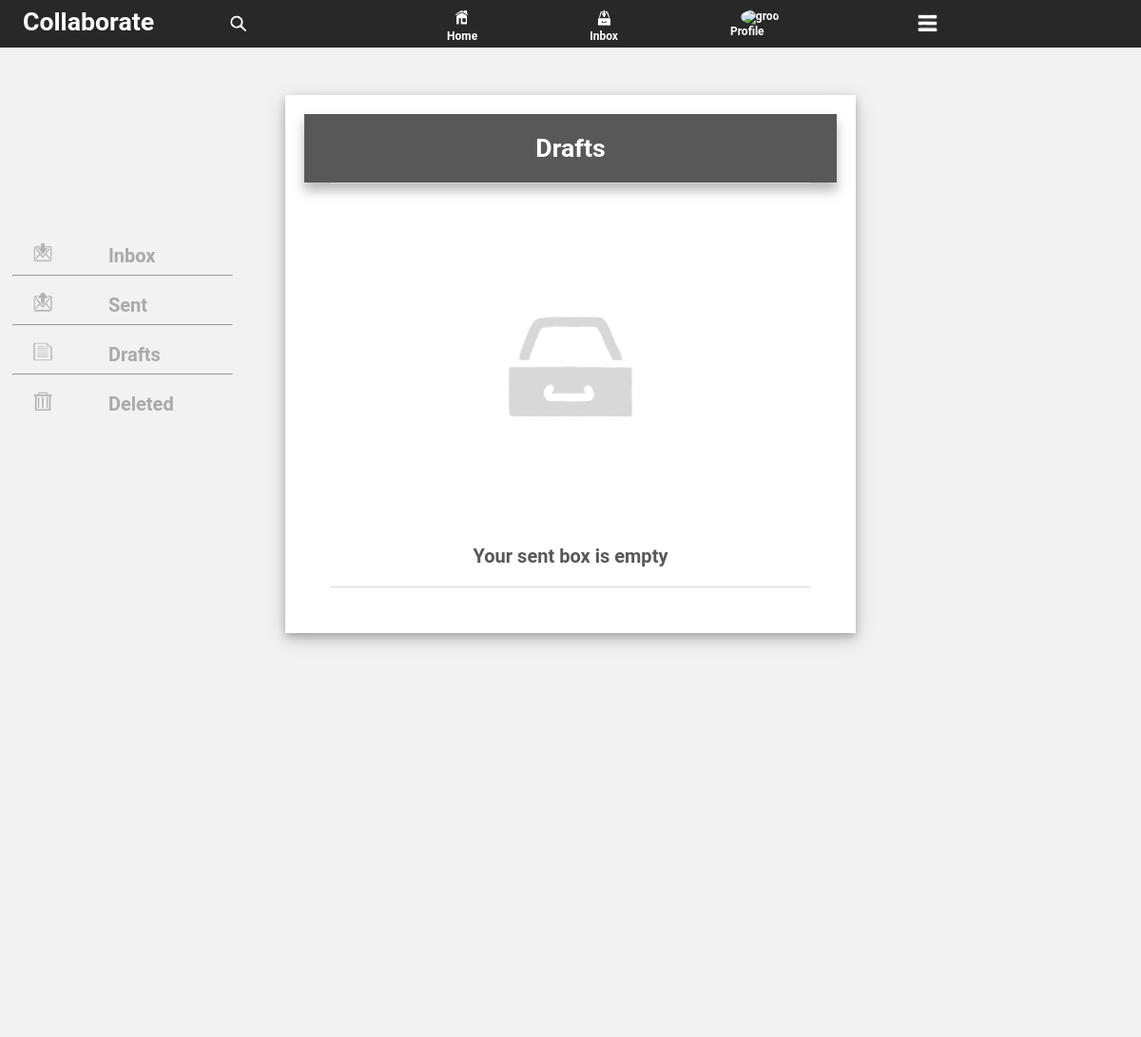
The app's page /inc/draft.php (signed in, upper part), older data.
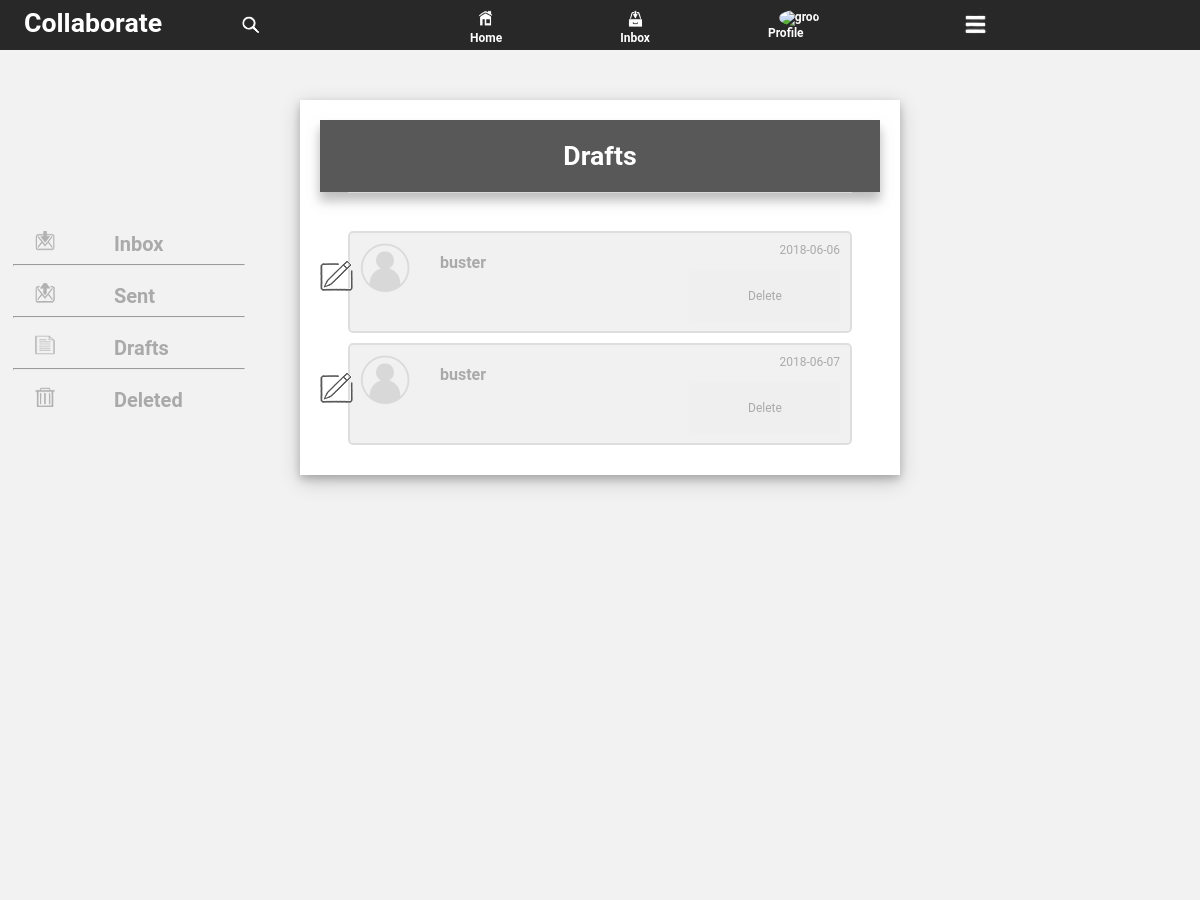
The same page, newer data.
### tables this page shows
CREATE TABLE `pvt_messages` (
  `id` int(11) NOT NULL,
  `to_user` varchar(50) NOT NULL,
  `from_user` varchar(50) NOT NULL,
  `date` date NOT NULL,
  `subject` varchar(255) NOT NULL,
  `message` text NOT NULL,
  `draft` enum('0','1') NOT NULL,
  `opened` enum('0','1') NOT NULL,
  `recipientDelete` enum('0','1') NOT NULL,
  `senderDelete` enum('0','1') NOT NULL
);

### inc/connect.php (the view, shortened to what this page needs)
<?php
function Connect()
{
	$servername = "localhost";
	$db = "collaborate";
    $username = "users";
    $password = "users";
	$port = 3306;
    $conn = mysqli_connect($servername,$username, $password, $db, $port);
    if (!$conn)
	{
        die("Connection failed: " . mysqli_connect_error());
    }
	else
	{
		return $conn;
	}
}
function GetMessages($messages, $x)
{
	try
	{
		$con = Connect();
		if ($get_messages = mysqli_query($con, $messages))
		{
			if($numrows_read = mysqli_num_rows($get_messages) > 0)
			{
				while ($get_msg = mysqli_fetch_assoc($get_messages))
				{
					$id = $get_msg['id'];
					$to_user = $get_msg['to_user'];
					$date = $get_msg['date'];
					$imgOfUser = mysqli_query ($con, "SELECT `profile_pic` FROM `collaborate`.`users` WHERE `username`='$to_user'");
					if($imgOfUser)
					{
						$get_pic_row = mysqli_fetch_assoc($imgOfUser);
						if($get_pic_row['profile_pic'] != "" )
						{
						    $profile_pic = $get_pic_row['profile_pic'];
						}
						else
						{
							$profile_pic = "./../img/no-photo.png";
						}
						switch ($x)
						{
							default:
							print ("<div id='draft'>");
							print ("<a href='send_msg.php?u=$to_user&id=$id'><img src='./../img/Edit.gif' alt='Edit' /></a>");
							print ("</div>");
							print ("<div id='$id'>");
							print ("<div id='showMsg' onClick='toggle($id)'>");
							print ("<img src='$profile_pic' alt='Avatar'>");
							print ("<a href='profile.php?u=$to_user'>$to_user</a>");
							print ("<span class='time-right'>$date</span><br/></br/>");
							print ("<button onclick='DeleteMsg($id)' id='delete' name='delete'>Delete</button>");
							print ("</div>");
							print ("</div>");
							break;
						}
					}
				}
			}
			else
			{
				switch ($x) {
					default:
							print ("<img class='empty' src='./../img/inbox_over.png' alt='No Messages' />");
							print ("<h2>Your sent box is empty</h2>");
							print ('<div id="hr"></div>');
							print ("<br/><br/>");
						break;
				}
			}
		}
		else
		{
			print ("Sorry, an error occured while trying to connect with the database.");
		}
	}
	catch (Exception $e)
	{
	}
}
function ShowBody($k)
{
	if(isset($_SESSION['username']))
	{
		  $username = $_SESSION['username'];
		  $pic = $_SESSION['get_user_pic'] ;
	}
	switch ($k)
	{
		case '1':
			print ("<body>");
			print ("<div id='headerMenu'>");
			print ("<div id='menu'>");
			print ("<div id='logo'>");
			print ("Collaborate");
			print ("</div>");
			print ('<div id="search_bar2">');
			print ("<div id='img'>");
			print ('<input type="image" id="search_img" src="./../img/search.png" onclick="SearchBar()"><span class="tooltip">Search</span>');
			print ("</div>");
			print ('</div>');
			print ("<div class='menuItem'>");
			print ("<div id='hideMenu'>");
	        print ("<a href='home.php' class='a' ><img id='home3' src='./../img/home.png' alt='Home' />Home</a>");
			print ("<a href='inbox.php' class='a'><img id='inbox_icon3' src='./../img/inbox.png' alt='Inbox' />Inbox</a>");
			print ("<a href='profile.php?u=$username' class='a'><img id='pic3' src='$pic' alt='$username'/>Profile</a>");
			print ("</div>");
			print ("<div class='dropdown2'>");
			print ('<input type="image" src="./../img/hamburger.png" id="dropbtn" onclick="DropDown()">');
			print ("</div>");
			print ("</div>");
			print ("</div>");
			print ('</div>');
		  break;
	}
}
function _html_end()
{
	print ("<br/><br/>");
	print ("</html>");
}
?>

### inc/header.php (shortened to what this page needs)
<?php
    require_once "connect.php";
	print ("<!doctype html>");
	print ("<html>");
	print ("<head>");
	if(isset($_SESSION["username"]))
	{
		print ("<link rel='stylesheet' type='text/css' href='./../css/style.css' >");
		print ("<link rel='stylesheet' type='text/css' href='./../css/profile.css' >");
		print ("</head>");
		if(Empty($_SESSION["user_city_"]))
		{
            ShowBody(0);
		}
		else
		{
		    ShowBody(1);
	    }
	}
	else
	{
		print ("<link rel='stylesheet' type='text/css' href='./css/style.css' >");
		print ("<link rel='stylesheet' type='text/css' href='./css/profile.css' >");
		print ("<script src='./js/collaborate.js' ></script>");
		print ("</head>");
		ShowBody(2);
	}
?>

### inc/draft.php
<?php
    include ("header.php");
?>
<div id="message-nav">
    <div id="message-nav-buttons">
		<a href="inbox.php"><img src='./../img/inbox_icon.png' alt='Inbox' />Inbox</a>
		<hr id="hr2"/>
		<a href="sent.php"><img src='./../img/sent.png' alt='Sent' />Sent</a>
		<hr id="hr2"/>
		<a href="draft.php"><img src='./../img/draft.png' alt='Draft' />Drafts</a>
		<hr id="hr2"/>
		<a href="deleted.php"><img src='./../img/trash.png' alt='Sent' />Deleted</a><br/>
	</div>
</div>
<br/>
<div class="bgstyle">
    <h2 id='messageHead' >Drafts</h2>
	<div id="hr"></div>
	<br/><br/>
	<div id="draft-2">
<?php
	$get_messages = ("SELECT * FROM `collaborate`.`pvt_messages` WHERE `from_user`='$username' AND `draft`='1'");
	GetMessages($get_messages, 3);
    print("</div></div><br/>");
    _html_end();
?>

### css/profile.css (style rules this page uses)
.time-right { float: right; color: #aaa; }

Row changes from the older to the newer data that the page shows:
added pvt_messages: to_user "buster", date "2018-06-06"
added pvt_messages: to_user "buster", date "2018-06-07"
Text that changed along with them:
text no longer shown: "Your sent box is empty"
